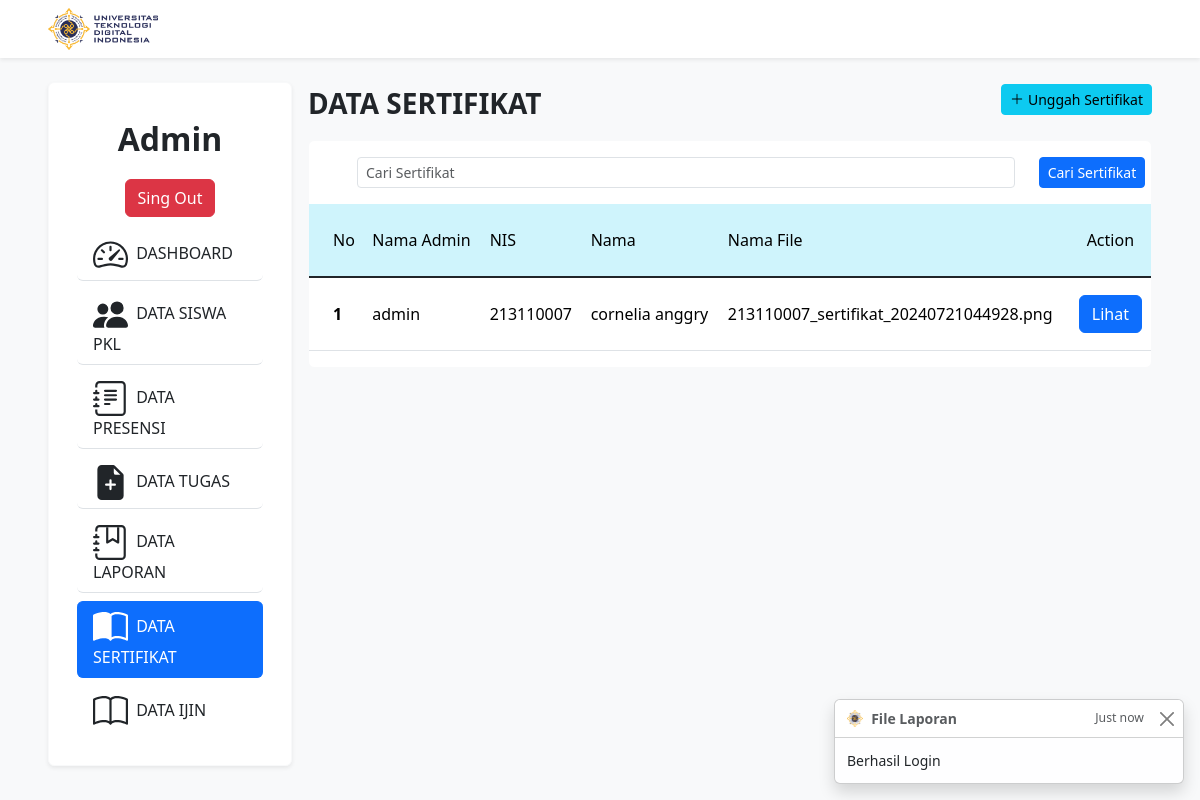
The app's page /admin/dataSertifikat.php (signed in) with its own data.
### tables this page shows
CREATE TABLE `tb_sertifikat` (
  `id` bigint NOT NULL,
  `id_admin` bigint NOT NULL,
  `id_pkl` bigint NOT NULL,
  `file` varchar(255) NOT NULL,
  `tanggal` timestamp NOT NULL DEFAULT CURRENT_TIMESTAMP ON UPDATE CURRENT_TIMESTAMP
);

CREATE TABLE `tb_siswa` (
  `NIS` int NOT NULL,
  `username` text NOT NULL,
  `password` text NOT NULL,
  `nama` text NOT NULL,
  `jurusan` text NOT NULL,
  `asal_sekolah` text NOT NULL
);

### admin/dataSertifikat.php (the view, shortened to what this page needs)
<?php
include('../config.php');
?>
<!doctype html>
<html lang="en">
<head>
    <link href="https://cdn.jsdelivr.net/npm/bootstrap@5.3.3/dist/css/bootstrap.min.css" rel="stylesheet">
</head>
<body>
    <div class="min-vh-100 bg-light">
        <nav class="navbar sticky-top shadow-sm" style="background-color: #fff;">
            <div class="px-5">
                <a class="navbar-brand fw-bold" href="#"><img src="../asset/image/utdi.png" alt="" width="10%"></a>
            </div>
        </nav>
        <div class="row gx-0">
            <div class="toast-container position-fixed bottom-0 end-0 p-3" style="z-index: 11">
                <?php
                if (isset($_SESSION['pesan'])) {
                ?>
                    <div id="liveToast" class="toast" role="alert" aria-live="assertive" aria-atomic="true">
                        <div class="toast-header">
                            <img src="../asset/image/logo.png" class="rounded me-2" alt="..." width="5%">
                            <strong class="me-auto">File Laporan</strong>
                            <small>Just now</small>
                            <button type="button" class="btn-close" data-bs-dismiss="toast" aria-label="Close"></button>
                        </div>
                        <div class="toast-body">
                            <?php echo $_SESSION['pesan']  ?>
                        </div>
                    </div>
                <?php
                }
                ?>
            </div>
            <div class="col-sm-3 mb-3 mb-sm-0">
                <div class="card border-light shadow-sm ms-5 me-2 my-4 ">
                    <?php include('../layouts/sidebar.php') ?>
                </div>
            </div>
            <div class="col-sm-9">
                <div class="d-flex justify-content-between align-items-center">
                    <p class="fs-3 fw-bold ps-2 pt-4">DATA SERTIFIKAT</p>
                    <a href="" class="btn btn-info btn-sm me-5 d-flex justify-content-between align-items-center" data-bs-toggle="modal" data-bs-target="#exampleModal">
                        <svg xmlns="http://www.w3.org/2000/svg" width="14" height="14" fill="currentColor" class="bi bi-plus-lg" viewBox="0 0 16 16">
                            <path fill-rule="evenodd" d="M8 2a.5.5 0 0 1 .5.5v5h5a.5.5 0 0 1 0 1h-5v5a.5.5 0 0 1-1 0v-5h-5a.5.5 0 0 1 0-1h5v-5A.5.5 0 0 1 8 2" />
                        </svg>
                        &nbsp;Unggah Sertifikat
                    </a>
                </div>
                <div class="card border-light me-5 ms-2">
                    <div class="card-body bs-bg-opacity-0 p-0">
                        <form action="<?php echo htmlspecialchars($_SERVER["PHP_SELF"]); ?>" method="get" class="ps-5 pt-3 pb-3">
                            <div class="row">
                                <div class="col-10">
                                    <input type="text" class="form-control form-control-sm" placeholder="Cari Sertifikat" name="cari" id="cari">
                                </div>
                                <div class="col-auto">
                                    <input type="submit" value="Cari Sertifikat" class="btn btn-primary btn-sm">
                                </div>
                            </div>
                        </form>
                        <table class="table">
                            <thead>
                                <tr class="table-info m-2">
                                    <td class="fw-medium align-middle">
                                        <p class="pt-3  ps-3">No</p>
                                    </td>
                                    <td class="fw-medium align-middle">
                                        <p class="pt-3 ">Nama Admin</p>
                                    </td>
                                    <td class="fw-medium align-middle">
                                        <p class="pt-3 ">NIS</p>
                                    </td>
                                    <td class="fw-medium align-middle">
                                        <p class="pt-3 ">Nama</p>
                                    </td>
                                    <td class="fw-medium align-middle">
                                        <p class="pt-3 ">Nama File</p>
                                    </td>
                                    <td class="fw-medium align-middle text-center">
                                        <p class="pt-3 ">Action</p>
                                    </td>
                                </tr>
                            </thead>
                            <tbody class="table-group-divider">
                                <?php
                                $batas = 5;
                                $halaman = isset($_GET['halaman']) ? (int)$_GET['halaman'] : 1;
                                $halaman_awal = ($halaman > 1) ? ($halaman * $batas) - $batas : 0;
                                if (isset($_GET['cari'])) {
                                    $cari = $_GET['cari'];
                                    $data = mysqli_query($db, "SELECT *, tb_admin.nama as namaAdmin FROM tb_sertifikat INNER JOIN tb_admin ON tb_sertifikat.id_admin = tb_admin.id INNER JOIN tb_pkl ON tb_sertifikat.id_pkl = tb_pkl.NIS WHERE tb_pkl.nama LIKE '%$cari%'");
                                    $jumlah_data = mysqli_num_rows($data);
                                    $total_halaman = ceil($jumlah_data / $batas);
                                    $data_pegawai = mysqli_query($db, "SELECT *, tb_admin.nama as namaAdmin FROM tb_sertifikat INNER JOIN tb_admin ON tb_sertifikat.id_admin = tb_admin.id INNER JOIN tb_siswa ON tb_sertifikat.id_pkl = tb_siswa.NIS WHERE tb_siswa.nama LIKE '%$cari%' ORDER BY tb_sertifikat.id DESC limit $halaman_awal, $batas ");
                                    $nomor = $halaman_awal + 1;
                                } else {
                                    $data_pegawai = mysqli_query($db, "SELECT *, tb_admin.nama as namaAdmin FROM tb_sertifikat INNER JOIN tb_admin ON tb_sertifikat.id_admin = tb_admin.id INNER JOIN tb_siswa ON tb_sertifikat.id_pkl = tb_siswa.NIS ORDER BY tb_sertifikat.id DESC limit $halaman_awal, $batas ");
                                    $nomor = $halaman_awal + 1;
                                }
                                while ($d = mysqli_fetch_array($data_pegawai)) {
                                ?>
                                    <tr class="m-5">
                                        <th class="align-middle" scope="row">
                                            <p class="pt-3 ps-3"><?php echo $nomor++ ?></p>
                                        </th>
                                        <td class="align-middle">
                                            <p class="pt-3"><?php echo $d['namaAdmin'] ?></p>
                                        </td>
                                        <td class="align-middle">
                                            <p class="pt-3"><?php echo $d['NIS'] ?></p>
                                        </td>
                                        <td class="align-middle">
                                            <p class="pt-3"><?php echo $d['nama'] ?></p>
                                        </td>
                                        <td class="align-middle">
                                            <p class="pt-3"><?php echo $d['file'] ?></p>
                                        </td>
                                        <td class="align-middle text-center">
                                            <button type="button" class="btn btn-primary" data-bs-toggle="modal" data-bs-target="#exampleModal-<?php echo $d['id'] ?>">
                                                Lihat
                                            </button>
                                        </td>
                                    </tr>
                                <?php } ?>
                            </tbody>
                        </table>
                    </div>
                </div>
            </div>
        </div>
    </div>
</body>
</html>

### records on screen
tb_sertifikat: id_admin.nama "admin", tb_siswa.NIS "213110007", tb_siswa.nama "cornelia anggry", file "213110007_sertifikat_20240721044928.png"

### other values on screen
$_SESSION['pesan'] "Berhasil Login"
